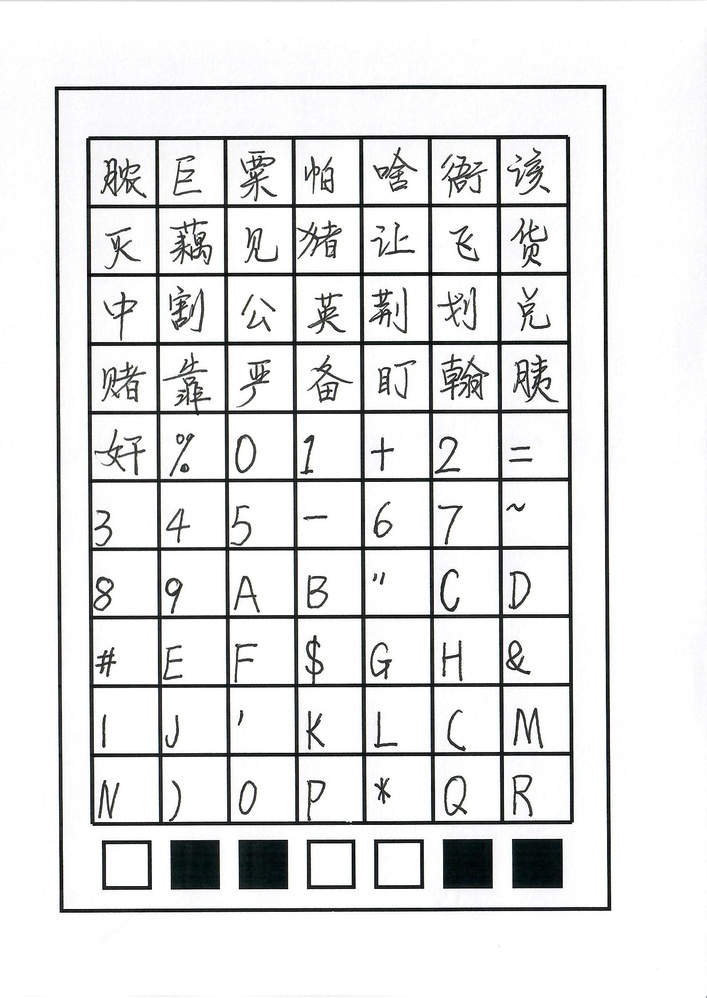
#> input picture pictures/cut/0.jpg, 707 x 998 px, shrunk from 1755 x 2479 before the run, found by its file name
$ python drowcntours.py
#> lines starting #> are read from the running program, lines starting #| are printed output that depends on the picture; after the words box and inside, x2 and y2 are one past the last pixel; in counts of white or black regions, pixels touching at a corner belong together
#> further down, img is the input picture: shape (998, 707, 3); mean B, G, R 228, 228, 227.6
import cv2
import numpy as np
from PIL import Image

def show_img(im):
    Image.fromarray(im).show()

def drawContours(img):
    #使用cvtColor（） 函数将原始 RGB 图像转换为灰度图像。
    img_gray=cv2.cvtColor(img,cv2.COLOR_BGR2GRAY)
    #show_img(img_gray)

    # apply binary thresholding
    ret, thresh = cv2.threshold(img_gray, 150, 255, cv2.THRESH_BINARY)
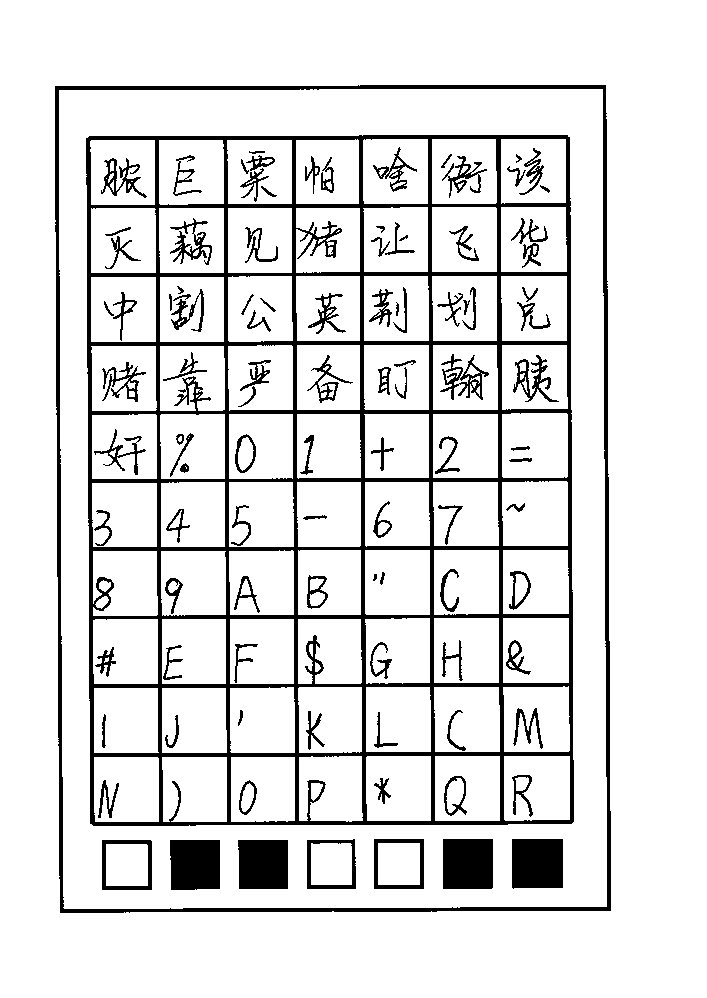
#> thresh: shape (998, 707); 88.1% white; 107 black regions

    # detect the contours on the binary image using cv2.CHAIN_APPROX_NONE CHAIN_APPROX_SIMPLE
    contours, hierarchy = cv2.findContours(image=thresh, mode=cv2.RETR_LIST, method=cv2.CHAIN_APPROX_NONE )
#> contours = 298 contours, 70 with area under 20; largest, box (x1, y1, x2, y2) and area: (0, 0, 707, 998) 703882, (54, 84, 612, 914) 457146, (59, 89, 607, 909) 443857, (85, 134, 575, 827) 334685, (503, 618, 569, 683) 4160
    '''
    RETR_LIST和RETR_EXTERNAL执行所需的时间最少，因为RETR_LIST不定义任何层次结构，
    RETR_EXTERNAL只检索父轮廓
    RETR_CCOMP执行时间第二长。它检索所有轮廓并定义两级层次结构。
    RETR_TREE需要最长时间的执行时间，因为它会检索所有轮廓，并为每个父子关系定义独立的层次结构级别。'''
    print(len(hierarchy))
#| 1

    # draw contours on the original image
    image_copy = img.copy()
#> (the run stopped early here; a loop or call above may not have finished)

$ run again, with pictures/cut/1.jpg copied over pictures/cut/0.jpg
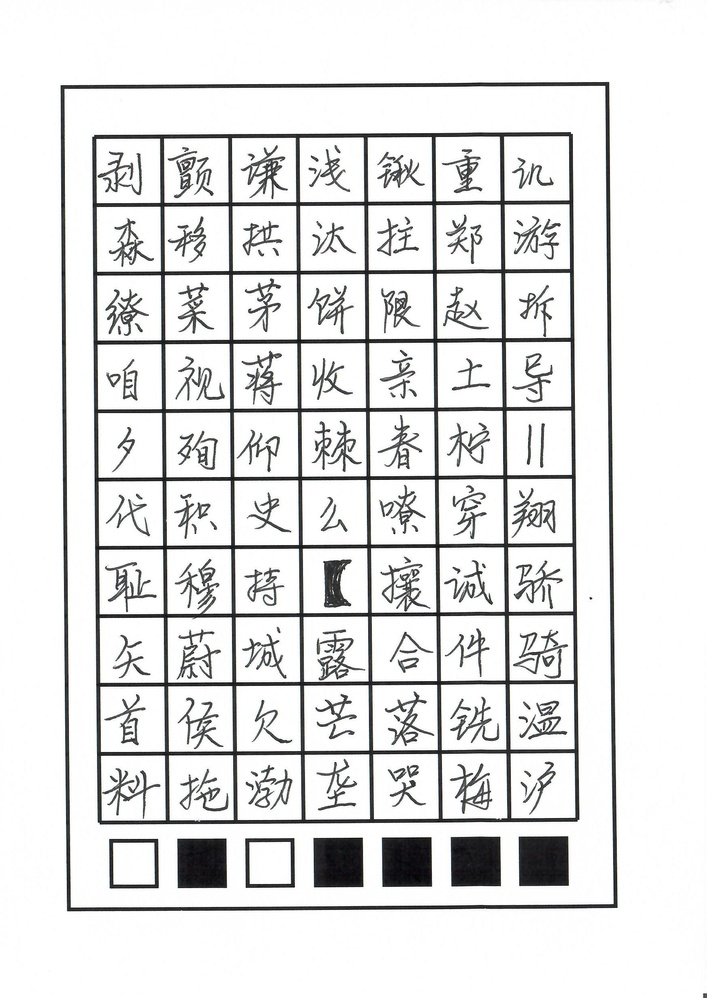
#> input picture pictures/cut/1.jpg, 707 x 998 px, shrunk from 1755 x 2479 before the run, found by its file name
#> img is the input picture: shape (998, 707, 3); mean B, G, R 226.1, 226.2, 225.9
#> in drawContours, `ret, thresh = cv2.threshold(img_gray, 150, 255, cv2.THRESH_BINARY)`:
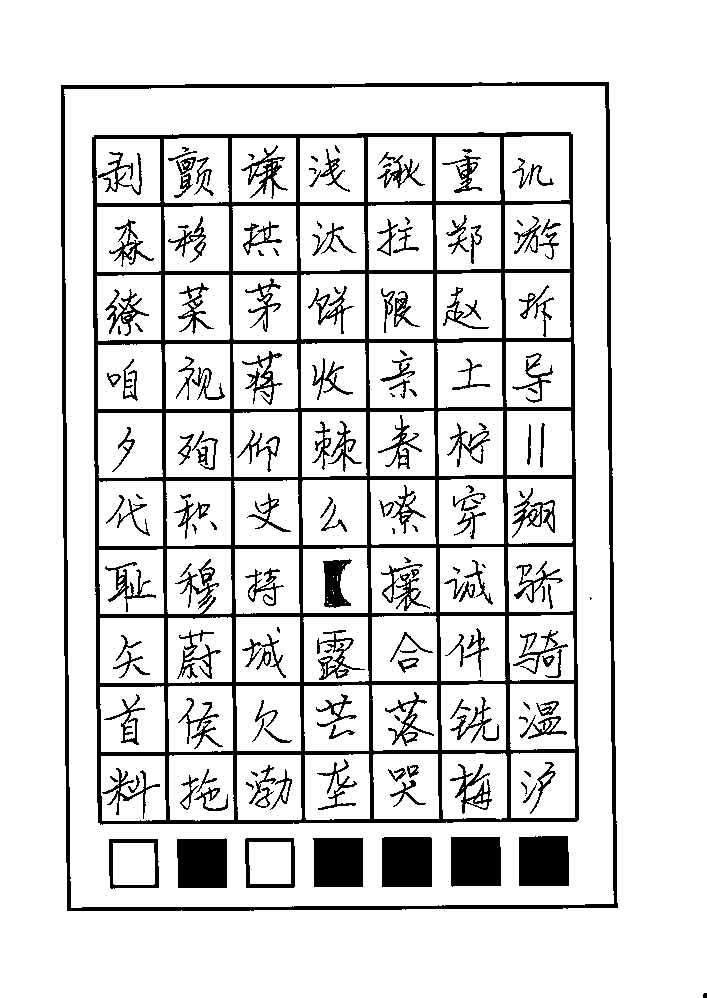
#> thresh: shape (998, 707); 86.5% white; 178 black regions (20 under 20 px)
#> contours = 447 contours, 154 with area under 20; largest, box (x1, y1, x2, y2) and area: (0, 0, 707, 998) 703864, (60, 81, 619, 912) 455492, (64, 86, 614, 908) 442280, (91, 131, 580, 826) 332916, (441, 684, 506, 750) 4108
#| 1

$ run again, with pictures/cut/10.jpg copied over pictures/cut/0.jpg
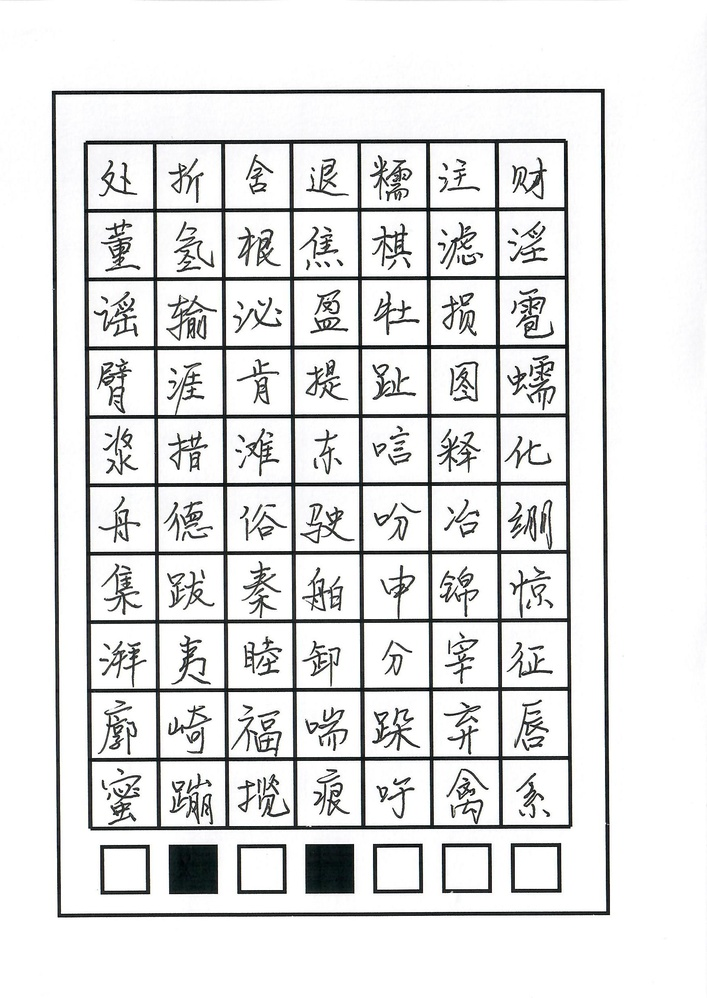
#> input picture pictures/cut/10.jpg, 707 x 998 px, shrunk from 1755 x 2479 before the run, found by its file name
#> img is the input picture: shape (998, 707, 3); mean B, G, R 226, 226.1, 225.7
#> in drawContours, `ret, thresh = cv2.threshold(img_gray, 150, 255, cv2.THRESH_BINARY)`:
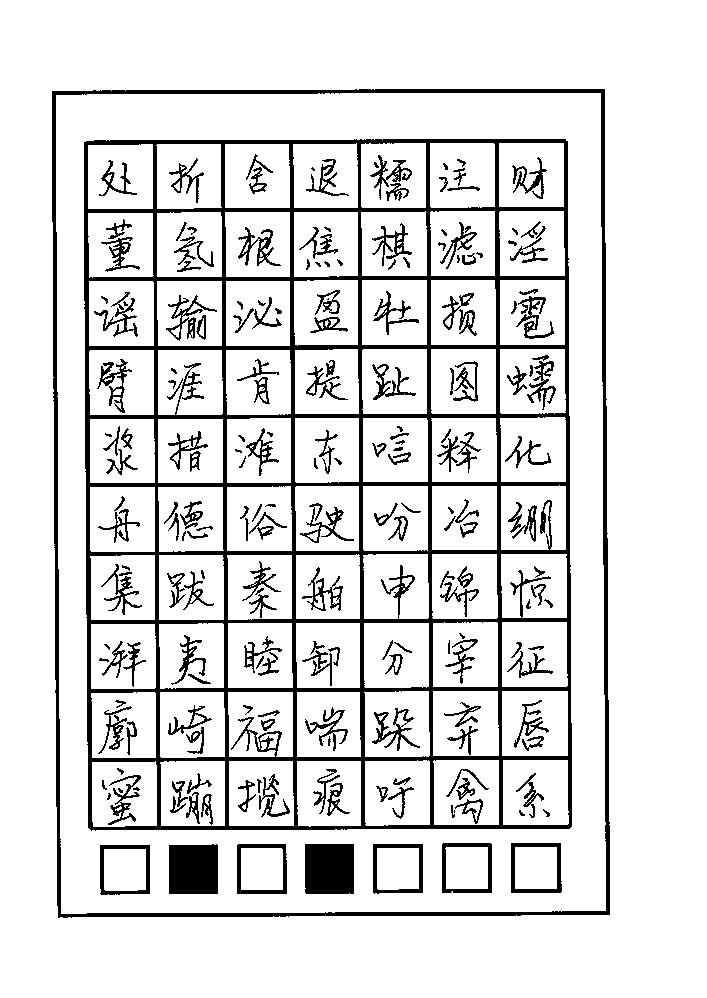
#> thresh: shape (998, 707); 87.1% white; 219 black regions (25 under 20 px)
#> contours = 487 contours, 132 with area under 20; largest, box (x1, y1, x2, y2) and area: (0, 0, 707, 998) 703882, (51, 88, 611, 919) 458432, (56, 93, 606, 914) 444988, (83, 138, 573, 832) 335242, (502, 691, 568, 756) 4160
#| 1
